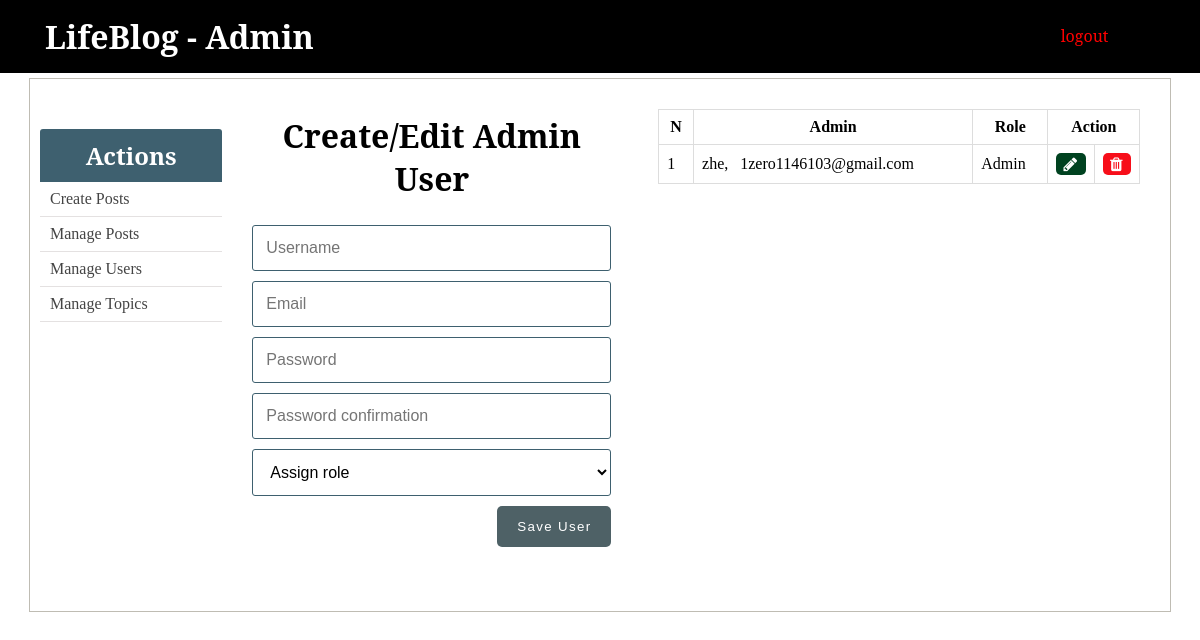
/admin/users.php, run on the app's committed database.
### tables this page shows
CREATE TABLE `users` (
  `id` int(11) NOT NULL,
  `username` varchar(255) NOT NULL,
  `email` varchar(255) NOT NULL,
  `role` enum('Author','Admin') DEFAULT NULL,
  `password` varchar(255) NOT NULL,
  `created_at` timestamp NULL DEFAULT current_timestamp(),
  `updated_at` timestamp NULL DEFAULT NULL
);

### admin/includes/admin_functions.php (called while the page is built, shortened)
<?php
$isEditingUser = false;
$username = "";
$email = "";
function getAdminUsers(){
	global $conn, $roles;
	$sql = "SELECT * FROM users WHERE role IS NOT NULL";
	$result = mysqli_query($conn, $sql);
	$users = mysqli_fetch_all($result, MYSQLI_ASSOC);
	return $users;
}
?>

### admin/users.php (the view, shortened to what this page needs)
<?php  include('../config.php'); ?>
<?php  include(ROOT_PATH . '/admin/includes/admin_functions.php'); ?>
<?php
	$admins = getAdminUsers();
?>
<?php include(ROOT_PATH . '/admin/includes/head_section.php'); ?>
</head>
<body>
	<?php include(ROOT_PATH . '/admin/includes/navbar.php') ?>
	<div class="container content">
		<?php include(ROOT_PATH . '/admin/includes/menu.php') ?>
		<div class="action">
			<h1 class="page-title">Create/Edit Admin User</h1>
			<form method="post" action="<?php echo BASE_URL . 'admin/users.php'; ?>" >
				<input type="text" name="username" value="<?php echo $username; ?>" placeholder="Username">
				<input type="email" name="email" value="<?php echo $email ?>" placeholder="Email">
				<input type="password" name="password" placeholder="Password">
				<input type="password" name="passwordConfirmation" placeholder="Password confirmation">
				<select name="role">
					<option value="" selected disabled>Assign role</option>
				</select>
				<?php if ($isEditingUser === true): ?>
					<button type="submit" class="btn" name="update_admin">UPDATE</button>
				<?php else: ?>
					<button type="submit" class="btn" name="create_admin">Save User</button>
				<?php endif ?>
			</form>
		</div>
		<div class="table-div">
			<?php if (empty($admins)): ?>
				<h1>No admins in the database.</h1>
			<?php else: ?>
				<table class="table">
					<thead>
						<th>N</th>
						<th>Admin</th>
						<th>Role</th>
						<th colspan="2">Action</th>
					</thead>
					<tbody>
					<?php foreach ($admins as $key => $admin): ?>
						<tr>
							<td><?php echo $key + 1; ?></td>
							<td>
								<?php echo $admin['username']; ?>, &nbsp;
								<?php echo $admin['email']; ?>
							</td>
							<td><?php echo $admin['role']; ?></td>
							<td>
								<a class="fa fa-pencil btn edit"
									href="users.php?edit-admin=<?php echo $admin['id'] ?>">
								</a>
							</td>
							<td>
								<a class="fa fa-trash btn delete"
								    href="users.php?delete-admin=<?php echo $admin['id'] ?>">
								</a>
							</td>
						</tr>
					<?php endforeach ?>
					</tbody>
				</table>
			<?php endif ?>
		</div>
	</div>
</body>
</html>

### static/css/admin_styling.css (style rules this page uses)
* { margin: 0px; padding: 0px; }
a { text-decoration: none; }
h1, h2, h3, h4, h5, h6 { font-family: 'Noto Serif', serif; }
form { width: 60%; margin: 5px auto; padding-bottom: 50px; }
form input[type=file], input[type=email], input[type=password], input[type=text], form select, form textarea { width: 100%; display: block; padding: 13px 13px; font-size: 1em; margin: 5px auto 10px; border-radius: 3px; box-sizing : border-box; background: transparent; border: 1px solid #3E606F; }
form button { float: right; margin-left: 24%; }
table { border-collapse: collapse; width: 70%; margin: 20px auto; }
th, td { padding: 8px; text-align: left; border: 1px solid #ddd; }
th { text-align: center; }
.btn { color: white; background: #4E6166; text-align: center; border: none; border-radius: 5px; display: block; letter-spacing: .1em; padding: 13px 20px; text-decoration: none; }
.container { width: 95%; margin: 5px auto 50px; border: 1px solid #BFBCB3; padding: 10px 0px 50px; }
.container:after { content: ""; display: block; clear: both; }
.container.content .action { width: 35%; float: left; text-align: center; }
.container.content .action form { width: 90%; }
.container.content .action .page-title { margin: 25px; }
.table-div { float: left; width: 47%; }
.table-div table { width: 90%; }
.table-div a.fa { color: white; padding: 3px; }
.table-div .edit { background: #004220; }
.table-div .delete { background: #F70E1A; }

### data on the page
users: username "zhe", email "1zero1146103@gmail.com", role "Admin"
